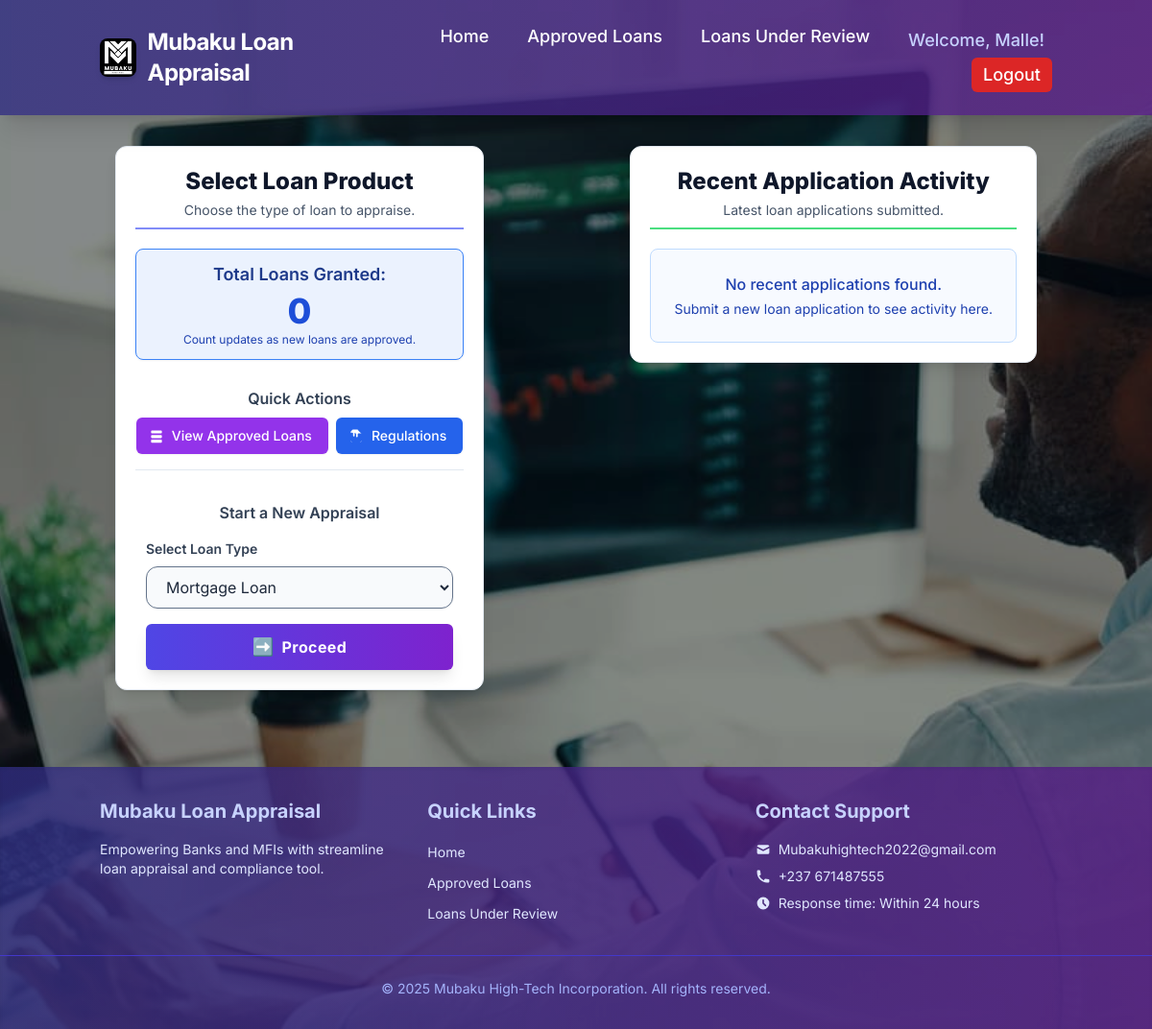
Page / (signed in) on the earlier database version.
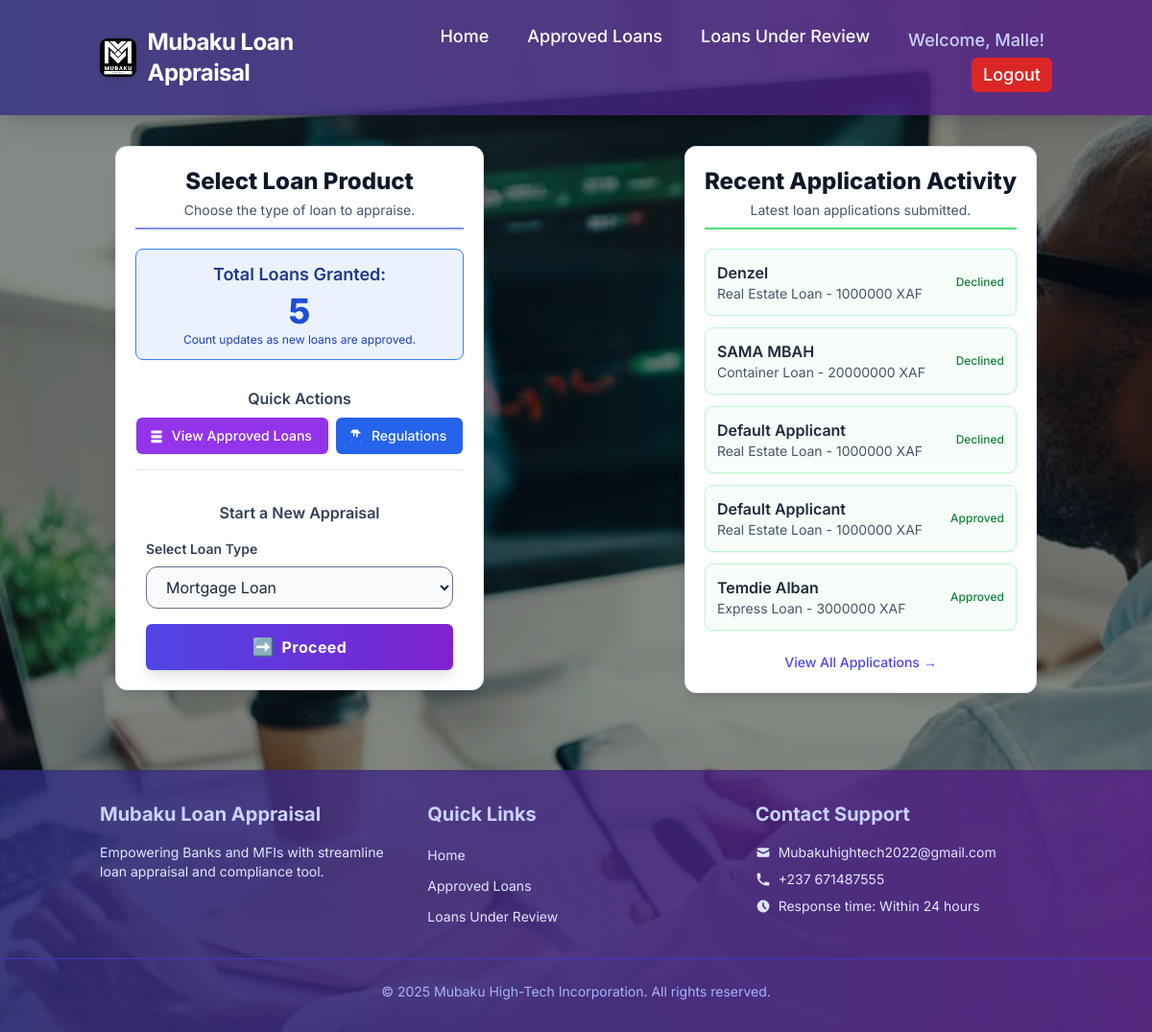
Same page on the later database version.
### calculator/models.py (models this page shows, shortened)
class LoanApplication(models.Model):
    LOAN_TYPES = [
        ('mortgage', 'Mortgage Loan'),
        ('salary_backed', 'Salary-Backed Loan'),
        ('within_savings', 'Loan Within Savings'),
        ('daily_savings', 'Daily Savings Loan'),
        ('standing_order', 'Standing Order Loan'),
        ('real_estate', 'Real Estate Loan'),
        ('container', 'Container Loan'),
        ('agricultural', 'Agricultural Loan'),
        ('express', 'Express Loan'),
        ('business', 'Business Loan'), # NEW: Added Business Loan Type
    ]
    user = models.ForeignKey(User, on_delete=models.CASCADE, related_name='loan_applications', null=True, blank=True)
    applicant_name = models.CharField(max_length=200, default="Default Applicant")
    applicant_email = models.EmailField(default="default@example.com")
    loan_type = models.CharField(max_length=50, choices=LOAN_TYPES, default='mortgage')
    loan_amount = models.DecimalField(
        max_digits=15,
        decimal_places=2,
        default=Decimal('1000000.00'),
        validators=[MinValueValidator(Decimal('0.01'))]
    )
    annual_interest_rate_percent = models.DecimalField(
        max_digits=5,
        decimal_places=2,
        default=Decimal('10.00'),
        validators=[MinValueValidator(Decimal('6.00')), MaxValueValidator(Decimal('60.00'))]
    )
    loan_term_years = models.IntegerField(default=5, validators=[MinValueValidator(1)])
    borrower_gross_monthly_income = models.DecimalField(
        max_digits=15,
        decimal_places=2,
        default=Decimal('150000.00'),
        validators=[MinValueValidator(Decimal('0.00'))]
    )
    existing_monthly_debt_payments = models.DecimalField(
        max_digits=15,
        decimal_places=2,
        default=Decimal('0.00'),
        validators=[MinValueValidator(Decimal('0.00'))]
    )
    submission_date = models.DateTimeField(auto_now_add=True)
    appraisal_score = models.DecimalField(max_digits=5, decimal_places=2, null=True, blank=True)
    approved = models.BooleanField(null=True, blank=True)
    reasons = models.JSONField(default=list, blank=True) # Stores list of reason dictionaries
    approver_comments = models.TextField(blank=True, null=True) # Added for approver comments
    account_number = models.CharField(
        max_length=50,
        blank=False,
        null=False,
        default='UNKNOWN',
        help_text="Applicant's MFI Account Number"
    )
    date_of_loan = models.DateField(
        default=datetime.date.today,
        help_text="The date the loan application is being processed."
    )
    current_location = models.CharField(
        max_length=255,
        blank=True,
        null=True,
        help_text="Applicant's current geographical location."
    )
    identity_card_number = models.CharField(max_length=50, blank=True, null=True)
    place_of_birth = models.CharField(max_length=100, blank=True, null=True)
    date_of_birth = models.DateField(null=True, blank=True)
    current_address = models.CharField(max_length=255, blank=True, null=True)
    marital_status = models.CharField(max_length=50, blank=True, null=True)
    duration_with_mfi_years = models.IntegerField(
        blank=True,
        null=True,
        default=0,
        validators=[MinValueValidator(0)]
    )
    num_loans_other_mfi = models.IntegerField(
        blank=True,
        null=True,
        default=0,
        validators=[MinValueValidator(0)]
    )
    profession = models.CharField(max_length=100, blank=True, null=True)
    loan_purpose = models.TextField(blank=True, null=True, help_text="Describe the purpose of the loan.")
    def get_loan_type_display(self):
        type_map = dict(self.LOAN_TYPES)
        return type_map.get(self.loan_type, self.loan_type)

### calculator/views.py (the view)
# urls.py: path('', views.loan_selection_view, name='loan_selection'),
@login_required # Protect this view
def loan_selection_view(request):
    total_approved_loans, recent_applications = get_dashboard_data(request)
    if request.method == 'POST':
        form = LoanTypeSelectionForm(request.POST)
        if form.is_valid():
            loan_type = form.cleaned_data['loan_type']
            loan_redirects = {
                'mortgage': 'mortgage_loan_application',
                'salary_backed': 'salary_backed_loan_application',
                'within_savings': 'loan_within_savings_application',
                'daily_savings': 'daily_savings_loan_application',
                'standing_order': 'standing_order_loan_application',
                'real_estate': 'real_estate_loan_application',
                'container': 'container_loan_application',
                'agricultural': 'agricultural_loan_application',
                'express': 'express_loan_application',
                'business': 'business_loan_application',
            }
            url_name = loan_redirects.get(loan_type)
            if url_name:
                return redirect(reverse(url_name))
            else:
                messages.error(request, "Selected loan type is not recognized.")
                return redirect(reverse('loan_selection'))
        else:
            context = {
                'form': form,
                'total_approved_loans': total_approved_loans,
                'recent_applications': recent_applications,
            }
            return render(request, 'calculator/loan_selection.html', context)
    else: # This handles GET requests
        form = LoanTypeSelectionForm()
        context = {
            'form': form,
            'total_approved_loans': total_approved_loans,
            'recent_applications': recent_applications,
        }
        return render(request, 'calculator/loan_selection.html', context)

### calculator/forms.py
class LoanTypeSelectionForm(forms.Form):
    LOAN_TYPES = [
        ('mortgage', 'Mortgage Loan'),
        ('salary_backed', 'Salary-Backed Loan'),
        ('within_savings', 'Loan Within Savings'),
        ('daily_savings', 'Daily Savings Loan'),
        ('standing_order', 'Standing Order Loan'),
        ('real_estate', 'Real Estate Loan'),
        ('container', 'Container Loan'),
        ('agricultural', 'Agricultural Loan'),
        ('express', 'Express Loan'),
        ('business', 'Business Loan'), # NEW: Added Business Loan Type
    ]
    loan_type = forms.ChoiceField(
        choices=LOAN_TYPES,
        widget=forms.Select(attrs={'class': 'w-full px-4 py-2 border border-slate-300 rounded-xl focus:ring-indigo-500 focus:border-indigo-500 transition duration-150 ease-in-out'}),
        label="Select Loan Type"
    )

### calculator/views.py (called while the page is built)
@login_required
def get_dashboard_data(request):
    user_loans = LoanApplication.objects.filter(user=request.user)
    total_approved_loans = user_loans.filter(approved=True).count()
    recent_applications = user_loans.order_by('-submission_date')[:5]
    return total_approved_loans, recent_applications

### calculator/templates/calculator/loan_selection.html (shortened to what the changed rows need)
{% extends 'calculator/base.html' %}
{% load static %}
{% block content %}
<div class="max-w-7xl mx-auto px-4 flex flex-col md:flex-row justify-between items-start gap-6 lg:gap-8">
    <div class="w-full md:w-1/2 lg:w-2/5 p-4 sm:p-5 bg-white rounded-xl shadow-lg space-y-5 border border-slate-200 text-slate-900 transform transition-all duration-300 ease-in-out hover:scale-[1.005]">
        <div class="text-center pb-2 border-b-2 border-indigo-400">
            <h2 class="text-xl sm:text-2xl font-extrabold text-slate-900 leading-tight">
                Select Loan Product
            </h2>
        </div>
        <div class="text-center p-3 bg-blue-500/10 border border-blue-500 rounded-lg shadow-sm animate-pulse-slight">
            <p class="text-base sm:text-lg font-semibold mb-1 text-blue-900">
                Total Loans Granted:
            </p>
            <p class="text-3xl sm:text-4xl font-extrabold text-blue-700 leading-tight">
                {{ total_approved_loans }}
            </p>
            <p class="text-xs text-blue-800 mt-0.5">
                Count updates as new loans are approved.
            </p>
        </div>
    </div>
    <div class="p-4 sm:p-5 bg-white rounded-xl shadow-lg space-y-5 border border-slate-200 text-slate-900 transform transition-all duration-300 ease-in-out hover:scale-[1.005] md:ml-auto">
        {% if recent_applications %}
            <ul class="space-y-3">
                {% for app in recent_applications %}
                <li class="p-3 bg-green-50/50 rounded-lg border border-green-200 flex items-center justify-between shadow-sm">
                    <div>
                        <p class="font-semibold text-slate-800 text-base">{{ app.applicant_name }}</p>
                        <p class="text-sm text-slate-600">{{ app.get_loan_type_display }} - {{ app.loan_amount|floatformat:0 }} XAF</p>
                    </div>
                    <span class="text-xs text-green-700 font-medium ml-2">
                        {% if app.approved == True %}Approved{% elif app.approved == False %}Declined{% else %}Review{% endif %}
                    </span>
                </li>
                {% endfor %}
            </ul>
            <div class="text-center mt-4">
                <a href="{% url 'approved_loans_list' %}" class="text-sm text-indigo-600 hover:text-indigo-800 font-medium transition-colors duration-200">
                    View All Applications →
                </a>
            </div>
        {% else %}
            <div class="text-center p-6 bg-blue-50/50 rounded-lg border border-blue-200 text-blue-800">
                <p class="text-base font-medium">No recent applications found.</p>
                <p class="text-sm mt-1">Submit a new loan application to see activity here.</p>
            </div>
        {% endif %}
    </div>
</div>
{% endblock %}

Differences in the rows shown:
now on this page (row edited): LoanApplication: applicant_name "Denzel", loan_type "Real Estate Loan", loan_amount "1000000", approved "Declined"
now on this page (row edited): LoanApplication: applicant_name "SAMA MBAH", loan_type "Container Loan", loan_amount "20000000", approved "Declined"
now on this page (row edited): LoanApplication: applicant_name "Default Applicant", loan_type "Real Estate Loan", loan_amount "1000000", approved "Declined"
now on this page (row edited): LoanApplication: applicant_name "Default Applicant", loan_type "Real Estate Loan", loan_amount "1000000", approved "Approved"
now on this page (row edited): LoanApplication: applicant_name "Temdie Alban", loan_type "Express Loan", loan_amount "3000000", approved "Approved"
Other differences:
{{ total_approved_loans }}: "0" → "5"
text no longer shown: "No recent applications found. Submit a new loan application to see activity here."
text now shown: "View All Applications →"
